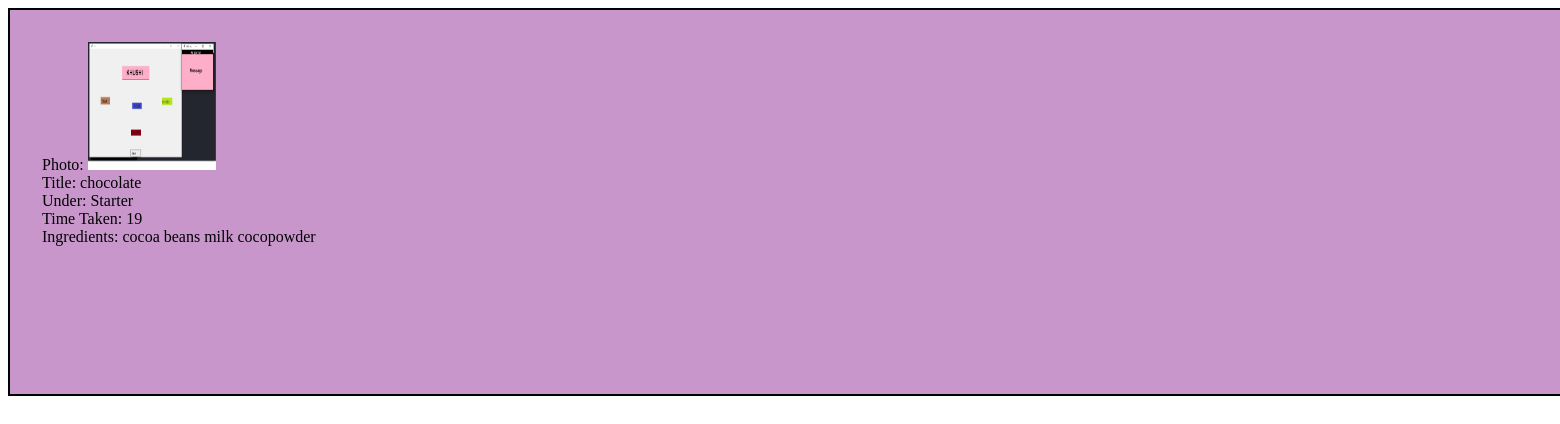
The page /Dropdown/starter.php on the database its author committed.
### tables this page shows
CREATE TABLE `saved` (
  `id` int(255) NOT NULL,
  `title` varchar(100) NOT NULL,
  `under` varchar(50) NOT NULL,
  `time taken` int(10) NOT NULL,
  `ingredients` text NOT NULL,
  `file` varchar(100) NOT NULL
);

### Dropdown/starter.php (the view, shortened to what this page needs)
<!DOCTYPE html>
<html lang="en">
<head>
    <link rel="stylesheet" href="../css/all.css?php echo time(); ?>">    <title>Form Data</title>
</head>
<body>
    <?php
    include('../database/db_connection.php');
    mysqli_select_db($conn, "test");
    $query = "SELECT * FROM `saved` WHERE under='Starter' ";
    $result = mysqli_query($conn, $query);
    if (mysqli_num_rows($result) > 0) {
        while ($row = mysqli_fetch_assoc($result)) {
    ?>
            <div class="container">
                <div>
                    <?php echo "Photo: " .'<img src="'.$row["file"].'" alt="HTML5 Icon" class="contain" style="width:128px;height:128px">'. "</br>";
                    echo "Title: " . $row["title"] . "</br>";
                    echo " Under: "  . $row["under"] . "</br>";
                    echo " Time Taken:  " . $row["time taken"] . "</br>";
                    echo "Ingredients: " . $row["ingredients"] . "<br>";
                    ?>
                </div>
            </div>
        <?php  }
    } else {
        echo "0 results";
    }
        ?>
</body>
</html>

### css/all.css (style rules this page uses)
.container { border: 2px solid black; padding: 2rem; height: 20rem; width: 122rem; }
.contain { height: 5rem; width: 5rem; }
div { background-color: #F8DF8B; }

### rows shown on the page
saved: file (picture), title "chocolate", under "Starter", time taken "19", ingredients "cocoa beans milk cocopowder"
